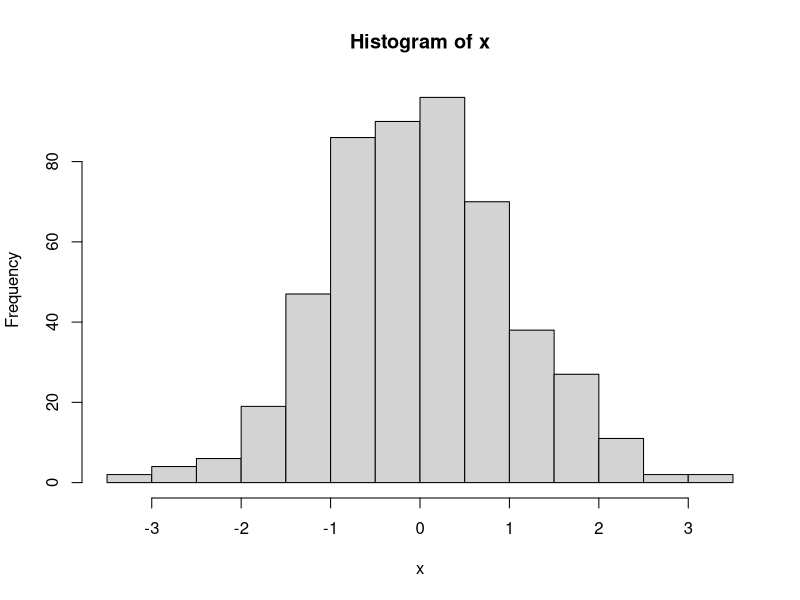
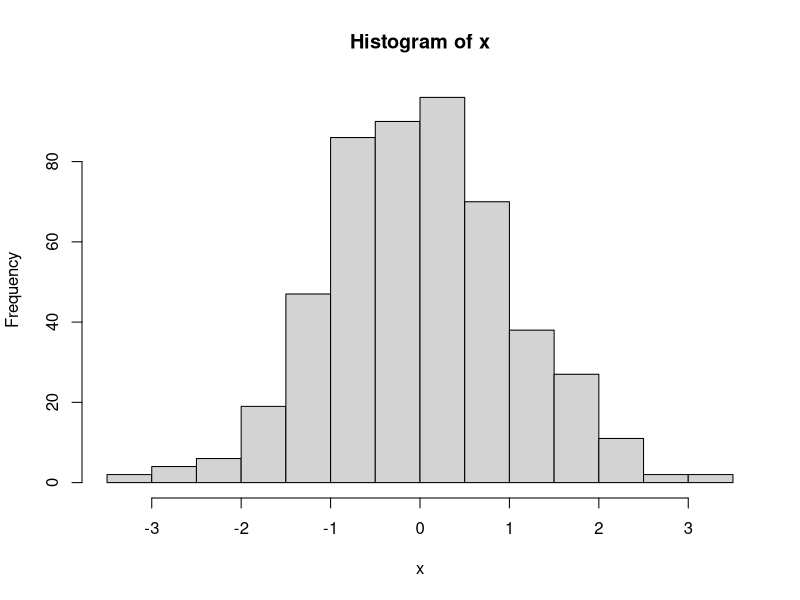

Reproduce these figures in R, in order.
## ---- chunk 1
set.seed(1234)  
n = 500         
x = rnorm(n)    
hist(x)         
## ---- chunk 2
set.seed(1234)  
n = 500         
x = rnorm(n)    
hist(x)         
## ---- chunk 3
set.seed(1234)  
n = 500         
x = rnorm(n)
summary(x)
